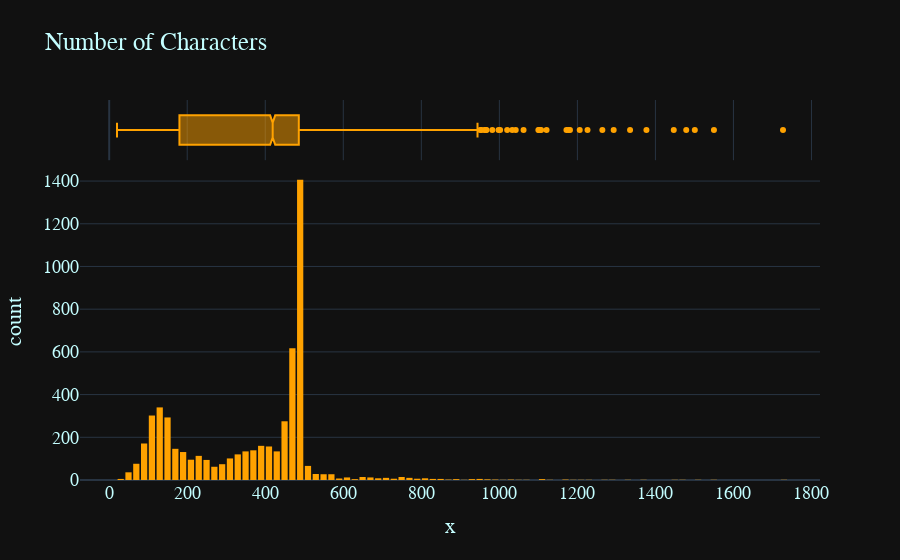

The code cell stored with this chart in its notebook:
### Code cell
fig = px.histogram(
    train,
    x=train["movie_description"].str.len(),
    marginal="box",
    title="Number of Characters",
    color_discrete_sequence=["#FFA200"]
)
fig.update_layout(bargap=0.2)
fig.update_layout(template="plotly_dark", font=dict(
    family="PT Sans", size=18, color="#C4FEFF"))
fig.show()

### Figure 1 — Plotly figure (JSON) as saved in the notebook; plotly's stock layout.template omitted (floating-point values rounded to 4 significant figures; data arrays with more than 128 entries replaced by an {"elided": "..."} marker saying what was removed)
{"data": [{"alignmentgroup": "True", "bingroup": "x", "hovertemplate": "x=%{x}<br>count=%{y}<extra></extra>", "legendgroup": "", "marker": {"color": "#FFA200", "pattern": {"shape": ""}}, "name": "", "offsetgroup": "", "orientation": "v", "showlegend": false, "type": "histogram", "x": {"elided": "5495 int values"}, "xaxis": "x", "yaxis": "y"}, {"alignmentgroup": "True", "hovertemplate": "x=%{x}<extra></extra>", "legendgroup": "", "marker": {"color": "#FFA200"}, "name": "", "notched": true, "offsetgroup": "", "showlegend": false, "type": "box", "x": {"elided": "5495 int values"}, "xaxis": "x2", "yaxis": "y2"}], "layout": {"bargap": 0.2, "barmode": "relative", "font": {"color": "#C4FEFF", "family": "PT Sans", "size": 18}, "legend": {"tracegroupgap": 0}, "title": {"text": "Number of Characters"}, "xaxis": {"anchor": "y", "domain": [0, 1], "title": {"text": "x"}}, "xaxis2": {"anchor": "y2", "domain": [0, 1], "matches": "x", "showgrid": true, "showticklabels": false}, "yaxis": {"anchor": "x", "domain": [0, 0.8316], "title": {"text": "count"}}, "yaxis2": {"anchor": "x2", "domain": [0.8416, 1], "matches": "y2", "showgrid": false, "showline": false, "showticklabels": false, "ticks": ""}}}
